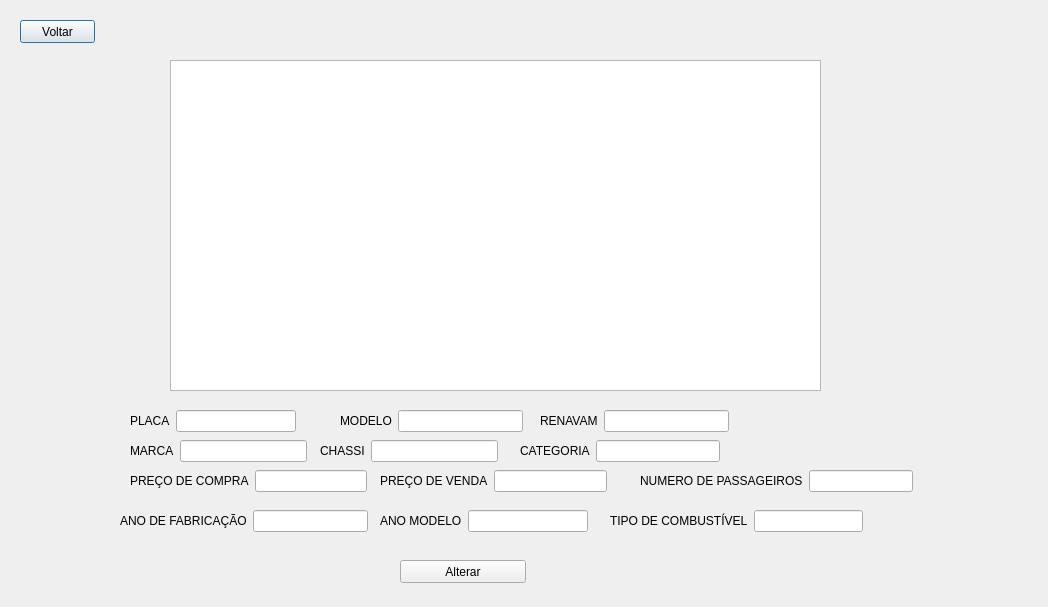
<?xml version="1.0" encoding="UTF-8"?>
<ui version="4.0">
 <class>TelaListarVeiculo</class>
 <widget class="QDialog" name="TelaListarVeiculo">
  <property name="geometry">
   <rect>
    <x>0</x>
    <y>0</y>
    <width>1048</width>
    <height>607</height>
   </rect>
  </property>
  <property name="windowTitle">
   <string>Dialog</string>
  </property>
  <widget class="QPushButton" name="pushButtonVoltar">
   <property name="geometry">
    <rect>
     <x>20</x>
     <y>20</y>
     <width>75</width>
     <height>23</height>
    </rect>
   </property>
   <property name="text">
    <string>Voltar</string>
   </property>
  </widget>
  <widget class="QTableWidget" name="tblVeiculo">
   <property name="geometry">
    <rect>
     <x>170</x>
     <y>60</y>
     <width>651</width>
     <height>331</height>
    </rect>
   </property>
   <property name="selectionMode">
    <enum>QAbstractItemView::SingleSelection</enum>
   </property>
   <property name="selectionBehavior">
    <enum>QAbstractItemView::SelectRows</enum>
   </property>
  </widget>
  <widget class="QPushButton" name="pushButton_Alterar">
   <property name="geometry">
    <rect>
     <x>400</x>
     <y>560</y>
     <width>126</width>
     <height>23</height>
    </rect>
   </property>
   <property name="text">
    <string>Alterar</string>
   </property>
  </widget>
  <widget class="QWidget" name="layoutWidget">
   <property name="geometry">
    <rect>
     <x>130</x>
     <y>410</y>
     <width>166</width>
     <height>22</height>
    </rect>
   </property>
   <layout class="QHBoxLayout" name="horizontalLayout">
    <item>
     <widget class="QLabel" name="label_Placa">
      <property name="text">
       <string>PLACA</string>
      </property>
     </widget>
    </item>
    <item>
     <widget class="QLineEdit" name="txtPlaca"/>
    </item>
   </layout>
  </widget>
  <widget class="QWidget" name="layoutWidget">
   <property name="geometry">
    <rect>
     <x>130</x>
     <y>440</y>
     <width>177</width>
     <height>22</height>
    </rect>
   </property>
   <layout class="QHBoxLayout" name="horizontalLayout_19">
    <item>
     <widget class="QLabel" name="MARCA">
      <property name="text">
       <string>MARCA</string>
      </property>
     </widget>
    </item>
    <item>
     <widget class="QLineEdit" name="lineEdit"/>
    </item>
   </layout>
  </widget>
  <widget class="QWidget" name="layoutWidget">
   <property name="geometry">
    <rect>
     <x>340</x>
     <y>410</y>
     <width>183</width>
     <height>22</height>
    </rect>
   </property>
   <layout class="QHBoxLayout" name="horizontalLayout_2">
    <item>
     <widget class="QLabel" name="label_Modelo">
      <property name="text">
       <string>MODELO</string>
      </property>
     </widget>
    </item>
    <item>
     <widget class="QLineEdit" name="lineEdit_2"/>
    </item>
   </layout>
  </widget>
  <widget class="QWidget" name="layoutWidget">
   <property name="geometry">
    <rect>
     <x>320</x>
     <y>440</y>
     <width>178</width>
     <height>22</height>
    </rect>
   </property>
   <layout class="QHBoxLayout" name="horizontalLayout_3">
    <item>
     <widget class="QLabel" name="label_CHASSI">
      <property name="text">
       <string>CHASSI</string>
      </property>
     </widget>
    </item>
    <item>
     <widget class="QLineEdit" name="lineEdit_Chassi"/>
    </item>
   </layout>
  </widget>
  <widget class="QWidget" name="layoutWidget">
   <property name="geometry">
    <rect>
     <x>540</x>
     <y>410</y>
     <width>189</width>
     <height>22</height>
    </rect>
   </property>
   <layout class="QHBoxLayout" name="horizontalLayout_7">
    <item>
     <widget class="QLabel" name="label_Renavam">
      <property name="text">
       <string>RENAVAM</string>
      </property>
     </widget>
    </item>
    <item>
     <widget class="QLineEdit" name="lineEdit_Renavam"/>
    </item>
   </layout>
  </widget>
  <widget class="QWidget" name="layoutWidget">
   <property name="geometry">
    <rect>
     <x>520</x>
     <y>440</y>
     <width>200</width>
     <height>22</height>
    </rect>
   </property>
   <layout class="QHBoxLayout" name="horizontalLayout_8">
    <item>
     <widget class="QLabel" name="labelCategoria">
      <property name="text">
       <string>CATEGORIA</string>
      </property>
     </widget>
    </item>
    <item>
     <widget class="QLineEdit" name="lineEdit_3"/>
    </item>
   </layout>
  </widget>
  <widget class="QWidget" name="layoutWidget">
   <property name="geometry">
    <rect>
     <x>130</x>
     <y>470</y>
     <width>237</width>
     <height>22</height>
    </rect>
   </property>
   <layout class="QHBoxLayout" name="horizontalLayout_9">
    <item>
     <widget class="QLabel" name="label_PrecoCompra">
      <property name="text">
       <string>PREÇO DE COMPRA</string>
      </property>
     </widget>
    </item>
    <item>
     <widget class="QLineEdit" name="lineEdit_PrecoCompra"/>
    </item>
   </layout>
  </widget>
  <widget class="QWidget" name="layoutWidget">
   <property name="geometry">
    <rect>
     <x>380</x>
     <y>470</y>
     <width>227</width>
     <height>22</height>
    </rect>
   </property>
   <layout class="QHBoxLayout" name="horizontalLayout_6">
    <item>
     <widget class="QLabel" name="label_PrecoVenda">
      <property name="text">
       <string>PREÇO DE VENDA</string>
      </property>
     </widget>
    </item>
    <item>
     <widget class="QLineEdit" name="lineEdit_Venda"/>
    </item>
   </layout>
  </widget>
  <widget class="QWidget" name="layoutWidget">
   <property name="geometry">
    <rect>
     <x>640</x>
     <y>470</y>
     <width>273</width>
     <height>22</height>
    </rect>
   </property>
   <layout class="QHBoxLayout" name="horizontalLayout_10">
    <item>
     <widget class="QLabel" name="label_NumeroPassageiros">
      <property name="text">
       <string>NUMERO DE PASSAGEIROS</string>
      </property>
     </widget>
    </item>
    <item>
     <widget class="QLineEdit" name="lineEdit_NumeroPassageiros"/>
    </item>
   </layout>
  </widget>
  <widget class="QWidget" name="layoutWidget">
   <property name="geometry">
    <rect>
     <x>120</x>
     <y>510</y>
     <width>248</width>
     <height>22</height>
    </rect>
   </property>
   <layout class="QHBoxLayout" name="horizontalLayout_11">
    <item>
     <widget class="QLabel" name="label_AnoFabricacao">
      <property name="text">
       <string>ANO DE FABRICAÇÃO</string>
      </property>
     </widget>
    </item>
    <item>
     <widget class="QLineEdit" name="lineEdit_AnoFabricacao"/>
    </item>
   </layout>
  </widget>
  <widget class="QWidget" name="layoutWidget">
   <property name="geometry">
    <rect>
     <x>380</x>
     <y>510</y>
     <width>208</width>
     <height>22</height>
    </rect>
   </property>
   <layout class="QHBoxLayout" name="horizontalLayout_12">
    <item>
     <widget class="QLabel" name="label_AnoModelo">
      <property name="text">
       <string>ANO MODELO</string>
      </property>
     </widget>
    </item>
    <item>
     <widget class="QLineEdit" name="lineEdit_AnoModelo"/>
    </item>
   </layout>
  </widget>
  <widget class="QWidget" name="layoutWidget">
   <property name="geometry">
    <rect>
     <x>610</x>
     <y>510</y>
     <width>253</width>
     <height>22</height>
    </rect>
   </property>
   <layout class="QHBoxLayout" name="horizontalLayout_13">
    <item>
     <widget class="QLabel" name="label_TipoCombustivel">
      <property name="text">
       <string>TIPO DE COMBUSTÍVEL</string>
      </property>
     </widget>
    </item>
    <item>
     <widget class="QLineEdit" name="lineEdit_4"/>
    </item>
   </layout>
  </widget>
 </widget>
 <resources/>
 <connections/>
</ui>
